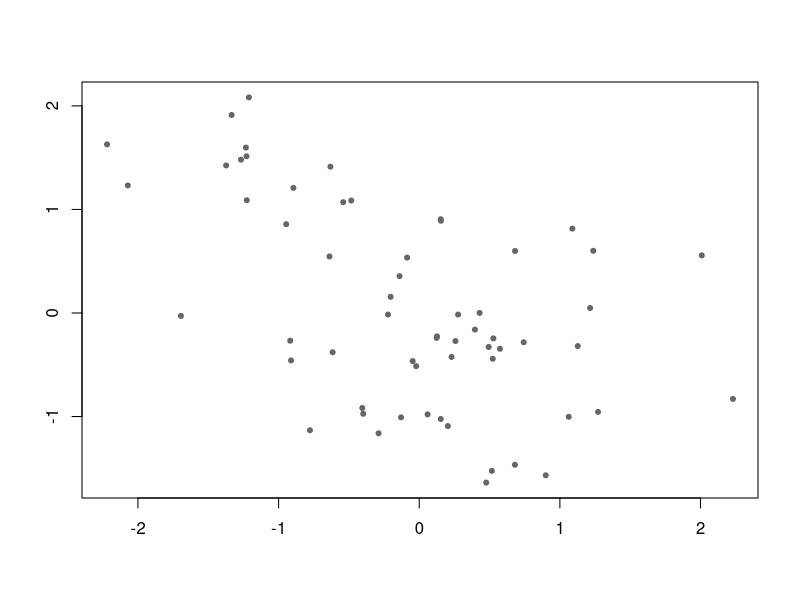
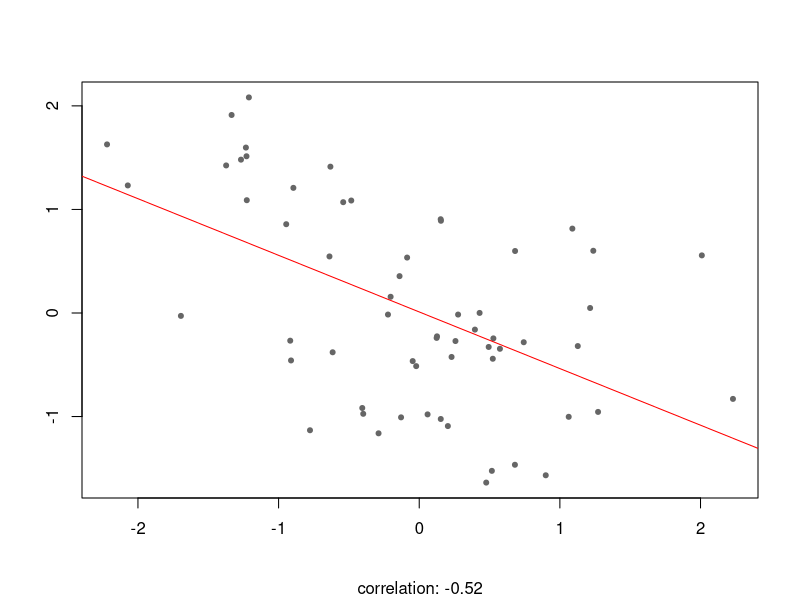

These charts were generated, in order, by the following R code: (Note: this script raises an error after producing the figures.)
## ---- chunk 1
# simulate and plot correlated data
simulate <- function(n = 60) {
  
  # degree (d) of the polynomial
  degree <- sample(1:3, 1)
  
  # x values
  x <- rnorm(n)
  
  # each x^d multiplied by it's coefficient
  # the coefficients are sampled from U(-1, 1)
  X <- sapply(1:degree, function(d) {
    b <- runif(1, min = -1, max = 1)
    b * x^d
  })
  
  # linear equation y = b_1 * x^1 + .. + b_d * x^d + e
  y <- rowSums(X) + rnorm(n)
  
  # scatterplot with regression line
  plot(x, y, col = "grey40", type = "p", pch= 20, xlab="", ylab="")
  
  return(list(x = x, y = y))
}

show_correlation <- function(df) {
  x <- df$x
  y <- df$y
  plot(x, y, type = "p", col = "grey40", pch= 20, xlab="", ylab="",
       sub = paste("correlation:", round(cor(x, y),2)))
  abline(lm(y~x), col ="red")
}

## ---- chunk 2
# Functions simulate() and show_correlation() are available

# Simulate values and draw a scatterplot
data <- simulate(n = 60)

# What is the correlation?

# Show the linear relationship and correlation
show_correlation(data)

## ---- chunk 3
#solution code here
## ---- chunk 4

test_error()
success_msg("Thanks for playing!")
